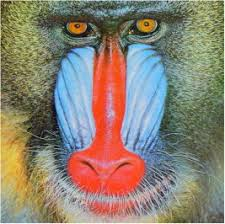
#> input picture images/mandrill.jpg, 225 x 224 px
$ jupyter execute --allow-errors chap3.ipynb
#> lines starting #> are read from the running program, lines starting #| are printed output that depends on the picture
[cell 1]
import numpy as np
from skimage.io import imread
from scipy import signal
import matplotlib.pylab as pylab

[cell 2]
# Đọc hình ảnh và chuyển đổi sang thang độ xám bằng cách lấy trung bình các kênh màu
im = np.mean(imread('images/mandrill.jpg'), axis=2)
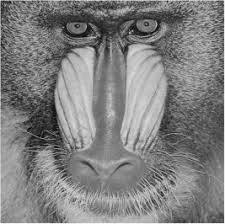
#> im: shape (224, 225) float64; min 2.67, max 251.3, mean 128.5
print(im.shape)
#| (224, 225)
# (224, 225)

# Tạo kernel Gaussian
gauss_kernel = np.outer(signal.windows.gaussian(11, 3), signal.windows.gaussian(11, 3))

# Làm mờ hình ảnh bằng cách sử dụng fftconvolve
im_blurred = signal.fftconvolve(im, gauss_kernel, mode='same')
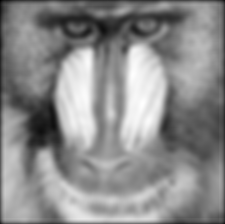
#> im_blurred: shape (224, 225) float64; min 1724.9, max 9928.9, mean 6204; drawn with min black and max white

# Tạo các subplot để hiển thị hình ảnh gốc, kernel Gaussian và hình ảnh đã làm mờ
fig, (ax_original, ax_kernel, ax_blurred) = pylab.subplots(1, 3, figsize=(20, 8))

# Hiển thị hình ảnh gốc
ax_original.imshow(im, cmap='gray')
ax_original.set_title('Original', size=20)
ax_original.set_axis_off()

# Hiển thị kernel Gaussian
ax_kernel.imshow(gauss_kernel)
ax_kernel.set_title('Gaussian kernel', size=15)
ax_kernel.set_axis_off()

# Hiển thị hình ảnh đã làm mờ
ax_blurred.imshow(im_blurred, cmap='gray')
ax_blurred.set_title('Blurred', size=20)
ax_blurred.set_axis_off()

# Hiển thị toàn bộ hình ảnh
pylab.show()
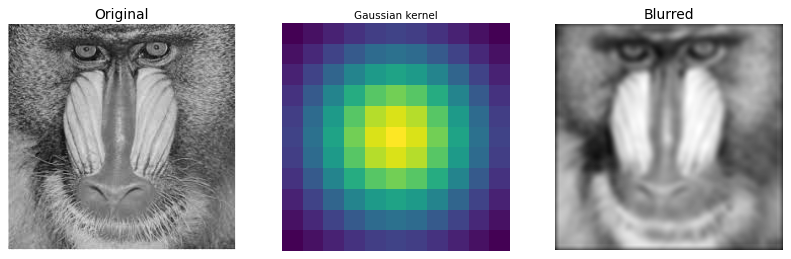
#> figure drawn by matplotlib, 3 panels

[cell 3]
import scipy.fftpack as fftpack

# Tính toán FFT 2D của hình ảnh gốc và chuyển đổi nó sang kiểu float
F1 = fftpack.fft2(im.astype(float))

# Dịch chuyển zero-frequency component đến trung tâm của phổ
F2 = fftpack.fftshift(F1)

# Tạo một cửa sổ hiển thị với kích thước 15x8 inch
pylab.figure(figsize=(15,8))

# Hiển thị phổ của hình ảnh gốc
pylab.subplot(1, 2, 1)
pylab.imshow((20 * np.log10(0.1 + F2)).astype(int), cmap=pylab.cm.gray)
pylab.title('Original Image Spectrum', size=20)

# Tính toán FFT 2D của hình ảnh đã làm mờ và chuyển đổi nó sang kiểu float
F1 = fftpack.fft2(im_blurred.astype(float))

# Dịch chuyển zero-frequency component đến trung tâm của phổ
F2 = fftpack.fftshift(F1)

# Hiển thị phổ của hình ảnh đã làm mờ
pylab.subplot(1, 2, 2)
pylab.imshow((20 * np.log10(0.1 + F2)).astype(int), cmap=pylab.cm.gray)
pylab.title('Blurred Image Spectrum', size=20)

# Hiển thị toàn bộ hình ảnh
pylab.show()
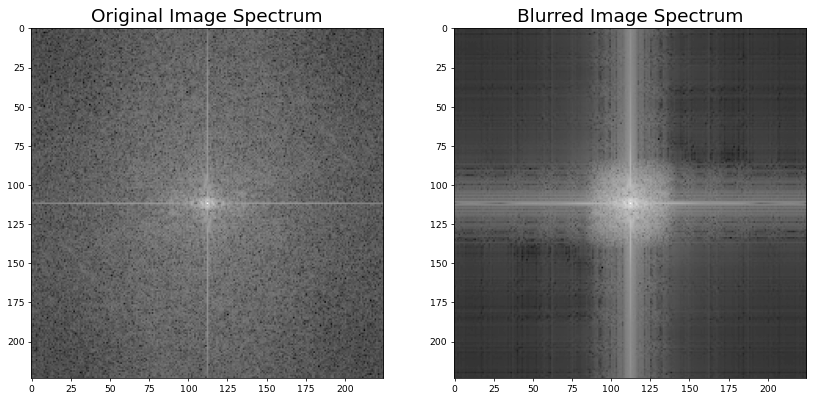
#> figure drawn by matplotlib, 2 panels

[cell 4]
# Đọc hình ảnh và chuyển đổi sang thang độ xám bằng cách lấy trung bình các kênh màu
im = np.mean(imread('images/mandrill.jpg'), axis=2)
print(im.shape)
#| (224, 225)

$ run again, with images/aero.jpg copied over images/mandrill.jpg
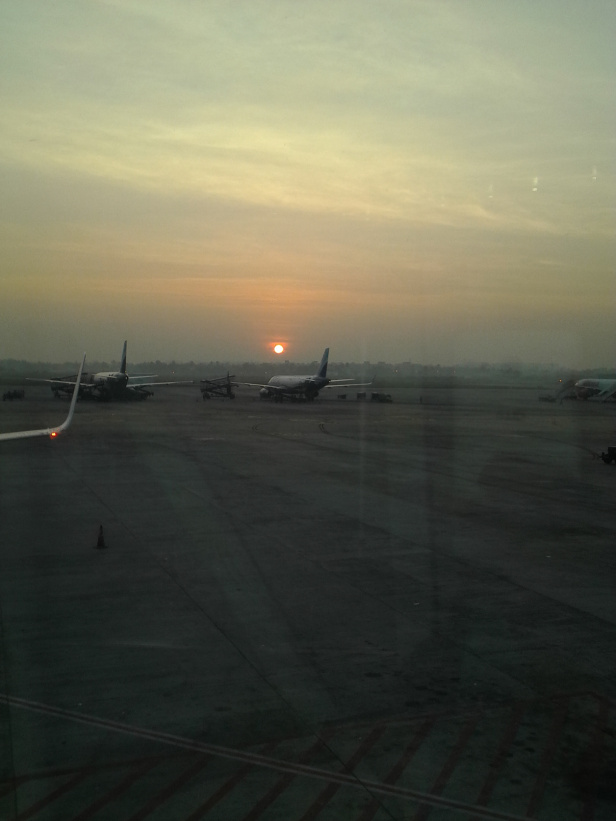
#> input picture images/aero.jpg, 616 x 821 px
#| (821, 616)
#> `im_blurred = signal.fftconvolve(im, gauss_kernel, mode='same')`:
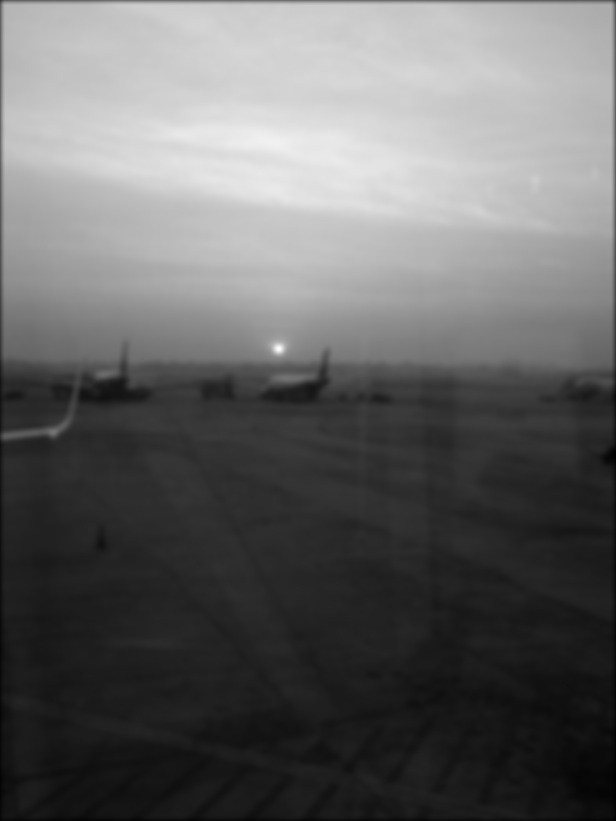
#> im_blurred: shape (821, 616) float64; min 281.5, max 10863.3, mean 4479.6; drawn with min black and max white
#> `[cell 3] import scipy.fftpack as fftpack  # Tính toán FFT 2D của hình ..`:
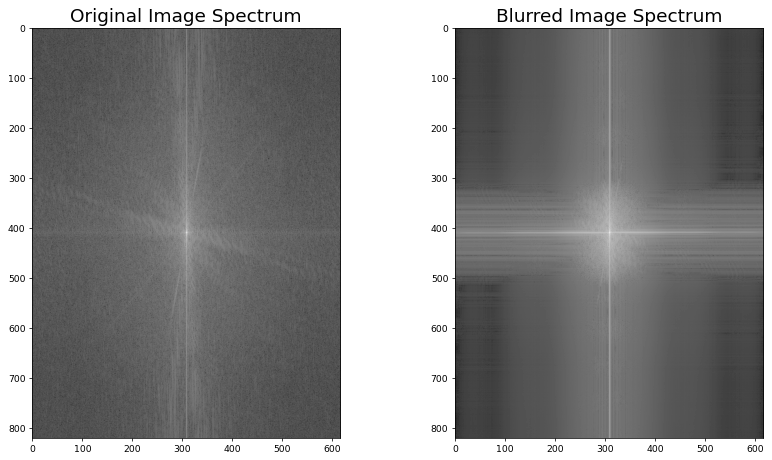
#> figure drawn by matplotlib, 2 panels
#| (821, 616)

$ run again, with images/bisons.jpg copied over images/mandrill.jpg
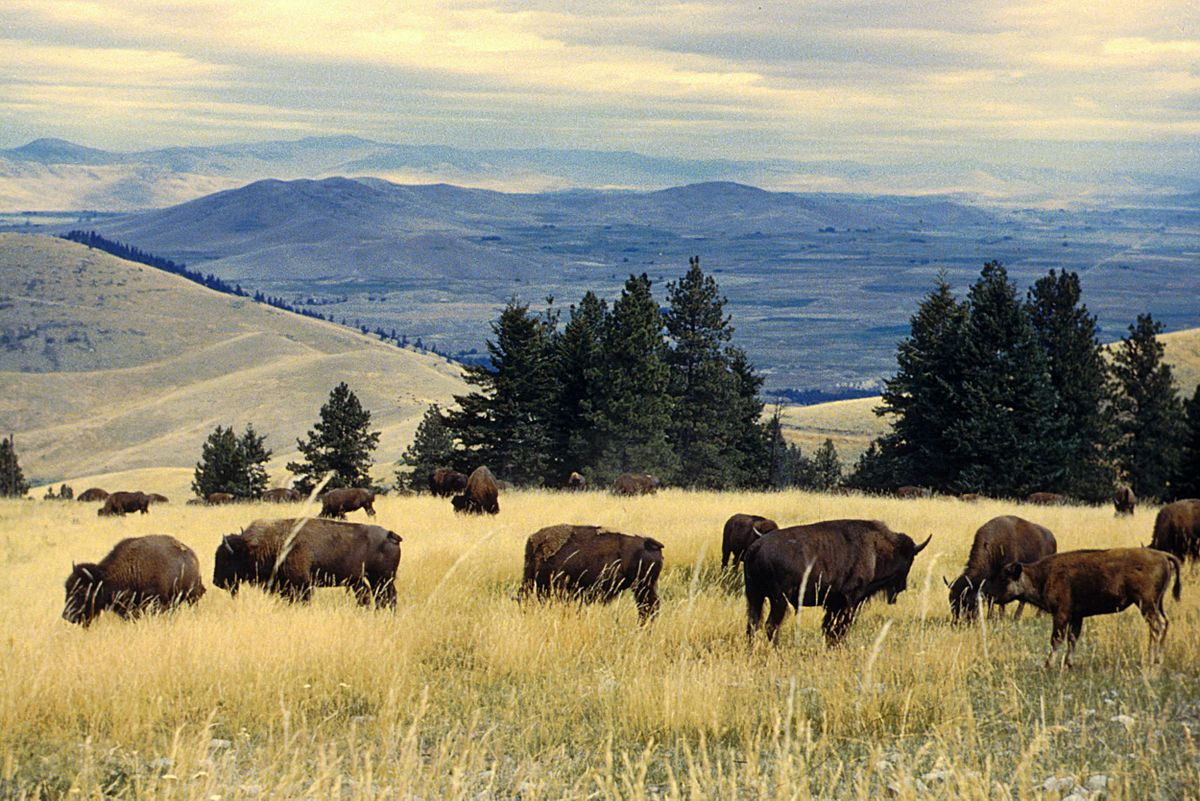
#> input picture images/bisons.jpg, 1200 x 801 px
#| (801, 1200)
#> `im_blurred = signal.fftconvolve(im, gauss_kernel, mode='same')`:
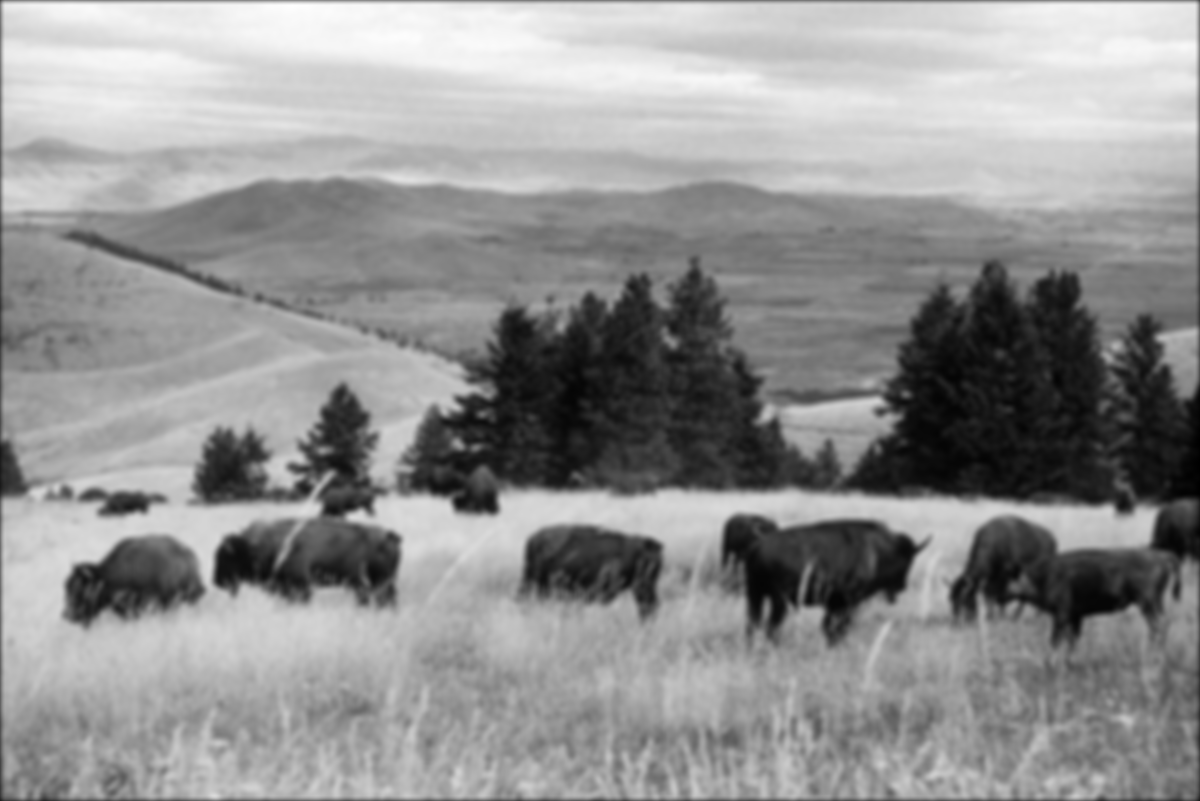
#> im_blurred: shape (801, 1200) float64; min 71.5, max 11610.4, mean 6682.7; drawn with min black and max white
#> `[cell 3] import scipy.fftpack as fftpack  # Tính toán FFT 2D của hình ..`:
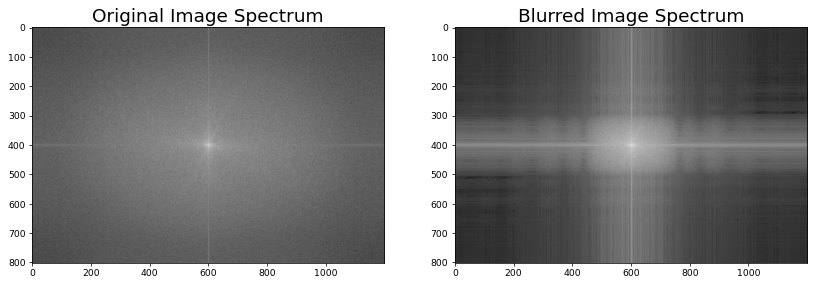
#> figure drawn by matplotlib, 2 panels
#| (801, 1200)

$ run again, with images/cameraman.jpg copied over images/mandrill.jpg
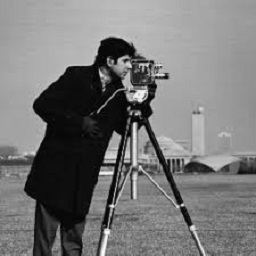
#> input picture images/cameraman.jpg, 256 x 256 px
#| (256, 256)
#> `im_blurred = signal.fftconvolve(im, gauss_kernel, mode='same')`:
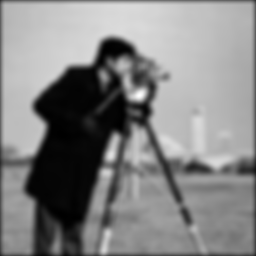
#> im_blurred: shape (256, 256) float64; min 410.3, max 10684.1, mean 5755.9; drawn with min black and max white
#> `[cell 3] import scipy.fftpack as fftpack  # Tính toán FFT 2D của hình ..`:
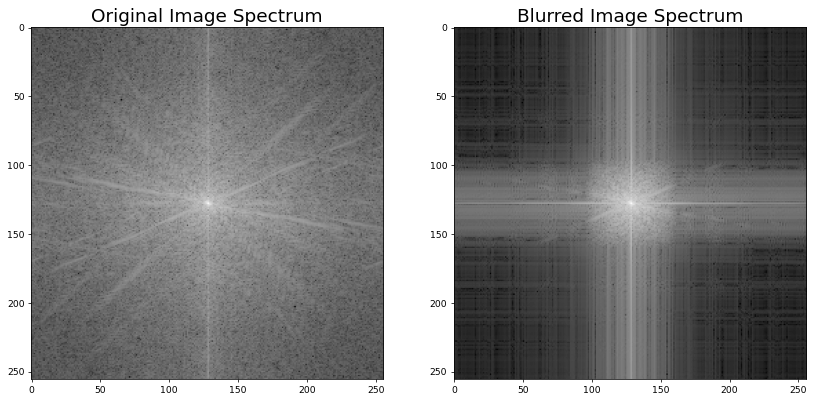
#> figure drawn by matplotlib, 2 panels
#| (256, 256)
